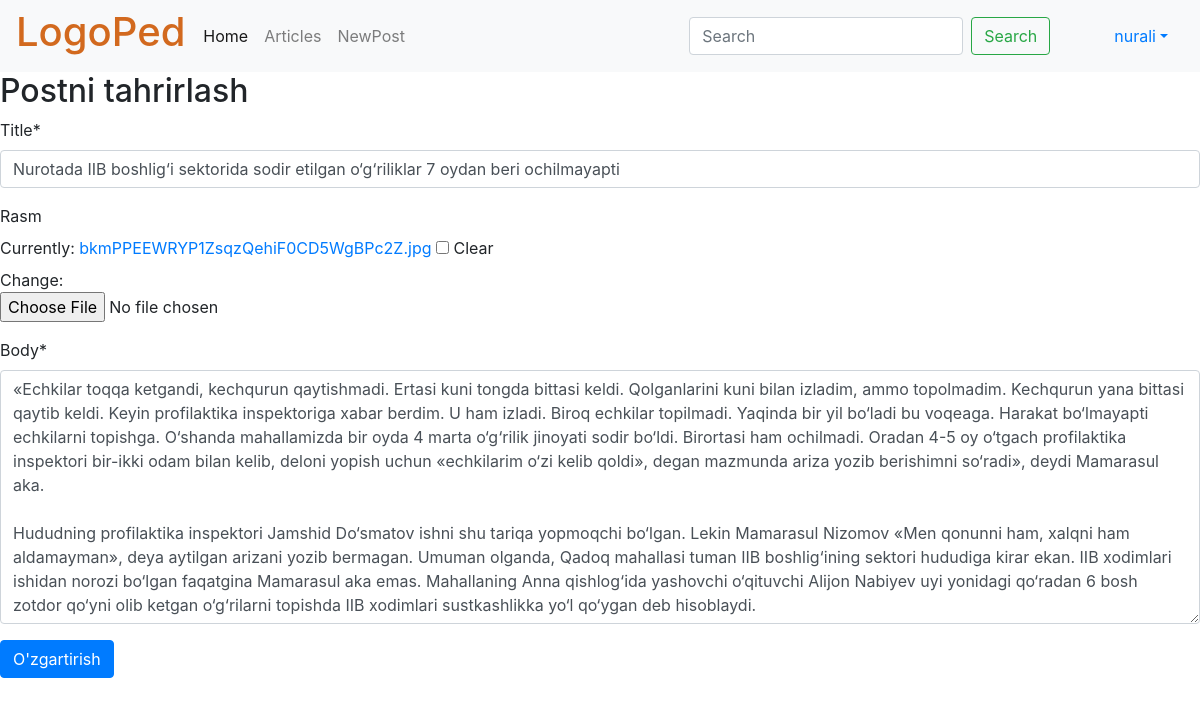
/post/5/edit/ (signed in), run on the app's committed database.
### users/models.py (models this page shows, shortened)
class CustomUser(AbstractUser):
  age=models.PositiveIntegerField(null=True, blank=True)
  address=models.CharField(max_length=100)
  job=models.CharField(max_length=50)

class Post(models.Model):
  title=models.CharField(max_length=200)
  rasm=models.ImageField(upload_to='images/', blank=True)
  body=models.TextField()
  time=models.DateTimeField()

### users/views.py (the view)
# urls.py: path('post/<int:pk>/edit/', PageUpdateView.as_view(), name='post_edit'),
class PageUpdateView(UpdateView):
  model=Post
  template_name='post_edit.html'
  fields=['title', 'rasm', 'body']

### templates/post_edit.html (shortened to what this page needs)
{% extends 'base.html' %}
{% load crispy_forms_tags %}
{% block content %}
<h2>Postni tahrirlash</h2>
<form action="" method="post" enctype="multipart/form-data">
  {{ form | crispy }}
  <input type="submit" class="btn btn-primary" value="O'zgartirish">
</form>
{% endblock content %}

### templates/base.html (shortened to what this page needs)
{% load static %}
<html lang="en">
<head>
  <link rel="stylesheet" href="{% static 'css/base.css' %}">
  <link rel="stylesheet" href="https://maxcdn.bootstrapcdn.com/bootstrap/4.0.0/css/bootstrap.min.css">
</head>
<body>
  <main>
    <nav class="navbar navbar-expand-lg navbar-light bg-light">
      <h1 class="nur">LogoPed</h1>
      <div class="collapse navbar-collapse" id="navbarSupportedContent">
        <ul class="navbar-nav mr-auto">
          <li class="nav-item active">
            <a class="nav-link" href="{% url 'home' %}">Home </a>
          </li>
          <li class="nav-item">
            <a class="nav-link" href="{% url 'pages'%}">Articles</a>
          </li>
          <li class="nav-item">
            <a class="nav-link" href="{% url 'post_new' %}">NewPost</a>
          </li>
          </ul>
        <form class="form-inline my-2 my-lg-0">
          <input class="form-control mr-sm-2" type="search" placeholder="Search" aria-label="Search">
          <button class="btn btn-outline-success my-2 my-sm-0" type="submit">Search</button>
            <a class="nav-link dropdown-toggle ml-5 nav-item dropdown" href="#" id="navbarDropdownMenuLink" data-toggle="dropdown" aria-haspopup="true" aria-expanded="false">{{user.username}}</a>
        </form>
      </div>
    </nav>
    {% block content %}
    {% endblock content %}
  </main>
</body>

### static/css/base.css (style rules this page uses)
.nur { color:chocolate; margin-right: 10px; }

### data on the page
CustomUser: username "nurali"
Post: title "Nurotada IIB boshlig‘i sektorida sodir etilgan o‘g‘riliklar 7 oydan beri ochilmayapti", body "«Echkilar toqqa ketgandi, kechqurun qaytishmadi. Ertasi kuni tongda bittasi keldi. Qolganlarini kuni bilan izladim, ammo topolmadim. Kechqurun yana bittasi qaytib keldi. Keyin profilaktika inspektoriga xabar berdim. U ham izladi. Biroq echkilar topilmadi. Yaqinda bir yil bo‘ladi bu voqeaga. Harakat bo‘lmayapti echkilarni topishga. O‘shanda mahallamizda bir oyda 4 marta o‘g‘rilik jinoyati sodir bo‘ldi. Birortasi ham ochilmadi. Oradan 4-5 oy o‘tgach profilaktika inspektori bir-ikki odam bilan kelib, deloni yopish uchun «echkilarim o‘zi kelib qoldi», degan mazmunda ariza yozib berishimni so‘radi», deydi Mamarasul aka. Hududning profilaktika inspektori Jamshid Do‘smatov ishni shu tariqa…"
